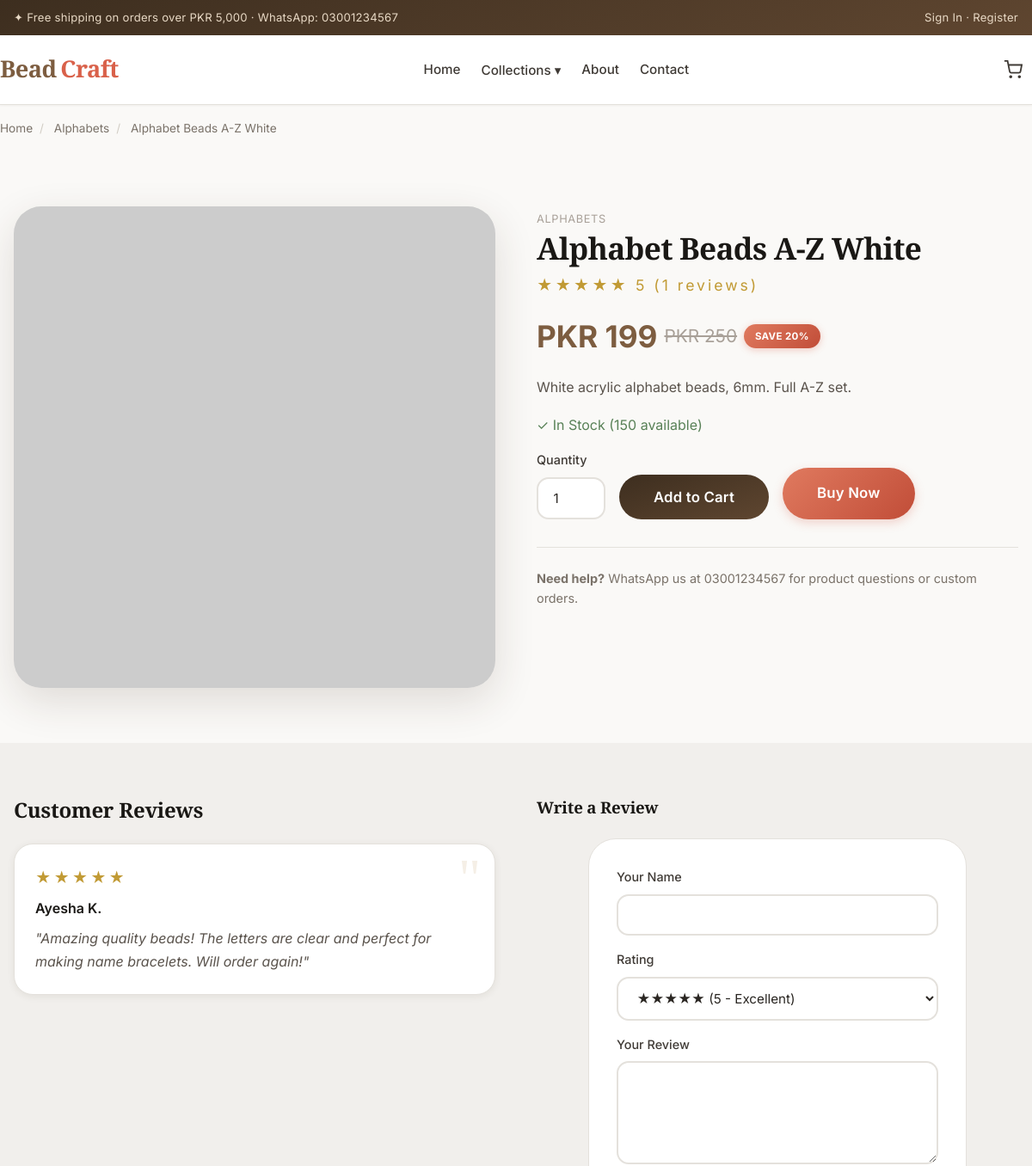
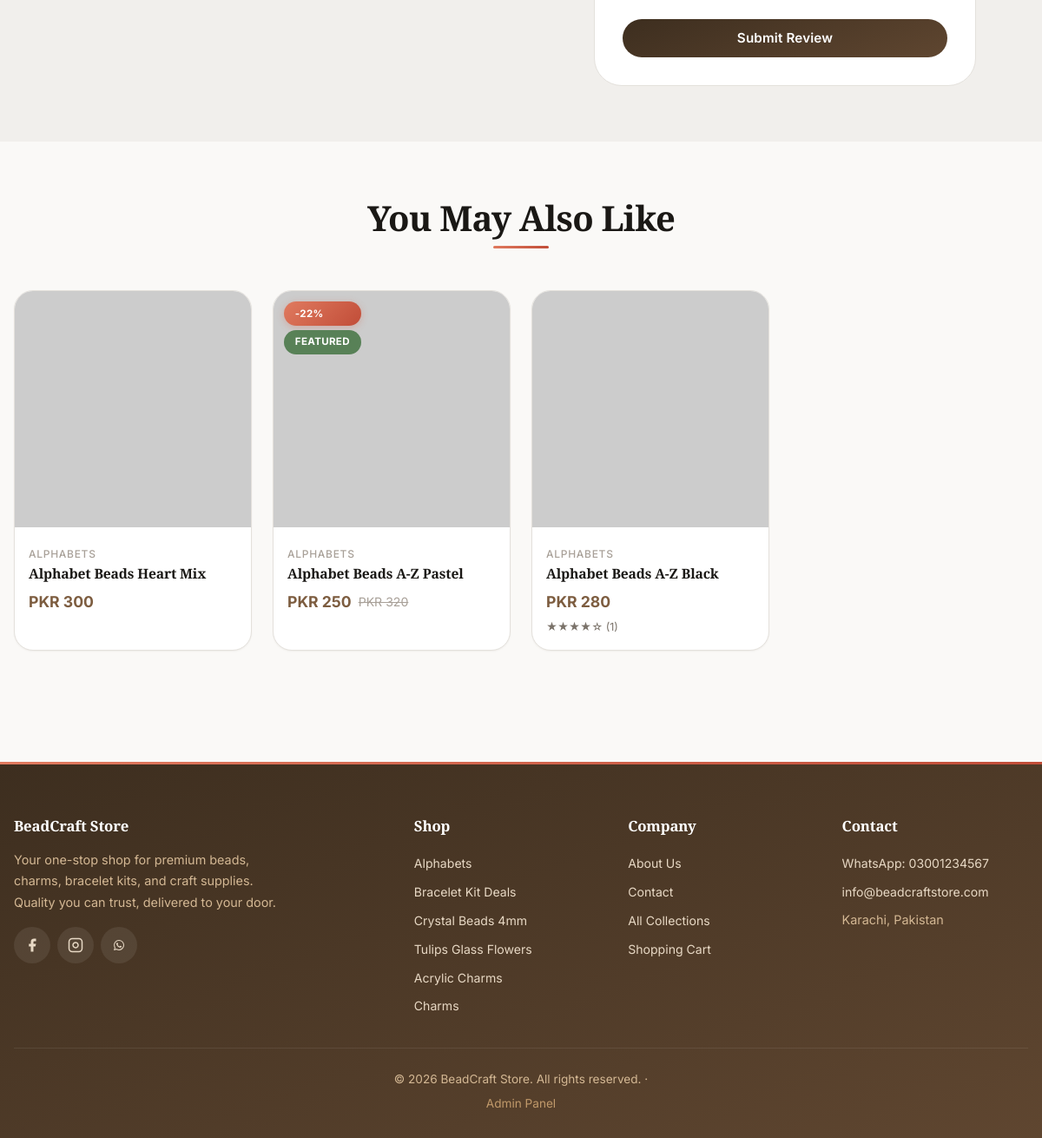
Screenshot of /product.php?slug=alphabet-beads-white with the database file from the repository (2 pictures, top to bottom).
### tables this page shows
CREATE TABLE IF NOT EXISTS categories (
  id          INT AUTO_INCREMENT PRIMARY KEY,
  parent_id   INT NULL,
  name        VARCHAR(150) NOT NULL,
  slug        VARCHAR(150) NOT NULL UNIQUE,
  description TEXT,
  image       VARCHAR(255),
  sort_order  INT DEFAULT 0,
  is_featured TINYINT(1) DEFAULT 0,
  created_at  TIMESTAMP DEFAULT CURRENT_TIMESTAMP,
  FOREIGN KEY (parent_id) REFERENCES categories(id) ON DELETE SET NULL
);

CREATE TABLE IF NOT EXISTS products (
  id          INT AUTO_INCREMENT PRIMARY KEY,
  category_id INT NOT NULL,
  name        VARCHAR(200) NOT NULL,
  slug        VARCHAR(200) NOT NULL UNIQUE,
  description TEXT,
  price       DECIMAL(10,2) NOT NULL,
  sale_price  DECIMAL(10,2) NULL,
  stock       INT DEFAULT 0,
  image       VARCHAR(255),
  gallery     TEXT,             
  is_featured TINYINT(1) DEFAULT 0,
  is_active   TINYINT(1) DEFAULT 1,
  created_at  TIMESTAMP DEFAULT CURRENT_TIMESTAMP,
  FOREIGN KEY (category_id) REFERENCES categories(id) ON DELETE RESTRICT
);

CREATE TABLE IF NOT EXISTS reviews (
  id          INT AUTO_INCREMENT PRIMARY KEY,
  product_id  INT NOT NULL,
  name        VARCHAR(100) NOT NULL,
  rating      TINYINT NOT NULL CHECK (rating BETWEEN 1 AND 5),
  comment     TEXT,
  is_approved TINYINT(1) DEFAULT 0,
  created_at  TIMESTAMP DEFAULT CURRENT_TIMESTAMP,
  FOREIGN KEY (product_id) REFERENCES products(id) ON DELETE CASCADE
);

### config/database.php (called while the page is built, shortened)
<?php
function db() {
    static $pdo = null;
    if ($pdo === null) {
        $dsn = 'mysql:host=' . DB_HOST . ';dbname=' . DB_NAME . ';charset=' . DB_CHARSET;
        try {
            $pdo = new PDO($dsn, DB_USER, DB_PASS, [
                PDO::ATTR_ERRMODE            => PDO::ERRMODE_EXCEPTION,
                PDO::ATTR_DEFAULT_FETCH_MODE => PDO::FETCH_ASSOC,
                PDO::ATTR_EMULATE_PREPARES   => false,
            ]);
        } catch (PDOException $e) {
            die('Database connection failed: ' . $e->getMessage());
        }
    }
    return $pdo;
}

### config/functions.php (called while the page is built, shortened)
<?php
require_once __DIR__ . '/database.php';
function e($value) {
    return htmlspecialchars($value ?? '', ENT_QUOTES, 'UTF-8');
}
function setting($key, $default = '') {
    static $cache = null;
    if ($cache === null) {
        $cache = [];
        $rows = db()->query('SELECT skey, sval FROM settings')->fetchAll();
        foreach ($rows as $row) $cache[$row['skey']] = $row['sval'];
    }
    return $cache[$key] ?? $default;
}
function money($amount) {
    return CURRENCY . ' ' . number_format((float)$amount, 0);
}
function current_price($product) {
    return (!empty($product['sale_price']) && $product['sale_price'] > 0)
        ? $product['sale_price'] : $product['price'];
}
function is_on_sale($product) {
    return !empty($product['sale_price']) && $product['sale_price'] > 0 && $product['sale_price'] < $product['price'];
}
function discount_percent($product) {
    return round((1 - $product['sale_price'] / $product['price']) * 100);
}
function get_categories() {
    return db()->query('SELECT * FROM categories ORDER BY sort_order, name')->fetchAll();
}
function get_product($slug) {
    $stmt = db()->prepare('SELECT * FROM products WHERE slug = ? LIMIT 1');
    $stmt->execute([$slug]);
    return $stmt->fetch();
}
function get_product_reviews($product_id) {
    $stmt = db()->prepare('SELECT * FROM reviews WHERE product_id = ? AND is_approved = 1 ORDER BY created_at DESC');
    $stmt->execute([$product_id]);
    return $stmt->fetchAll();
}
function get_avg_rating($product_id) {
    $stmt = db()->prepare('SELECT AVG(rating) AS avg, COUNT(*) AS cnt FROM reviews WHERE product_id = ? AND is_approved = 1');
    $stmt->execute([$product_id]);
    $row = $stmt->fetch();
    return ['avg' => round($row['avg'] ?? 0, 2), 'count' => (int)($row['cnt'] ?? 0)];
}
function placeholder_image($text = 'BeadCraft', $w = 600, $h = 600) {
    return 'https://placehold.co/' . $w . 'x' . $h . '/f5efe6/b08968?text=' . urlencode($text);
}

### product.php (the view, shortened to what this page needs)
<?php
require_once __DIR__ . '/config/functions.php';
$slug = $_GET['slug'] ?? '';
$product = get_product($slug);
$cat = db()->prepare('SELECT name, slug FROM categories WHERE id = ?');
$cat->execute([$product['category_id']]);
$catInfo = $cat->fetch();
$reviews = get_product_reviews($product['id']);
$rating = get_avg_rating($product['id']);
$related = db()->prepare('SELECT * FROM products WHERE category_id = ? AND id != ? AND is_active = 1 ORDER BY RAND() LIMIT 4');
$related->execute([$product['category_id'], $product['id']]);
$relatedProducts = $related->fetchAll();
include __DIR__ . '/includes/header.php';
?>
<div class="breadcrumb container">
    <a href="index.php">Home</a><span class="sep">/</span>
    <?php if ($catInfo): ?><a href="category.php?slug=<?= e($catInfo['slug']) ?>"><?= e($catInfo['name']) ?></a><span class="sep">/</span><?php endif; ?>
    <span><?= e($product['name']) ?></span>
</div>
<section class="section">
    <div class="container">
        <div class="product-detail-grid">
            <div class="product-detail-img">
                <img src="<?= e($product['image'] ?: placeholder_image($product['name'])) ?>" alt="<?= e($product['name']) ?>">
            </div>
            <div class="product-detail-info">
                <?php if ($catInfo): ?><span class="cat" style="font-size:0.8rem;color:var(--neutral-400);text-transform:uppercase;letter-spacing:0.05em"><?= e($catInfo['name']) ?></span><?php endif; ?>
                <h1><?= e($product['name']) ?></h1>
                <?php if ($rating['count'] > 0): ?>
                    <div class="stars-display"><?= str_repeat('★', (int)round($rating['avg'])) . str_repeat('☆', 5 - (int)round($rating['avg'])) ?> <?= $rating['avg'] ?> (<?= $rating['count'] ?> reviews)</div>
                <?php endif; ?>
                <div class="price-row">
                    <span class="price"><?= money(current_price($product)) ?></span>
                    <?php if (is_on_sale($product)): ?>
                        <span class="old-price"><?= money($product['price']) ?></span>
                        <span class="badge badge-sale">Save <?= discount_percent($product) ?>%</span>
                    <?php endif; ?>
                </div>
                <div class="description">
                    <p><?= nl2br(e($product['description'] ?: 'Premium quality craft supply, perfect for your creative projects.')) ?></p>
                </div>
                <p class="mb-2">
                    <?php if ($product['stock'] > 0): ?>
                        <span class="text-success">✓ In Stock (<?= $product['stock'] ?> available)</span>
                    <?php else: ?>
                        <span class="text-error">✗ Out of Stock</span>
                    <?php endif; ?>
                </p>
                <?php if ($product['stock'] > 0): ?>
                    <form method="post" action="cart-action.php" class="flex gap-2" style="align-items:flex-end;flex-wrap:wrap">
                        <div class="form-group" style="margin-bottom:0">
                            <label>Quantity</label>
                            <input type="number" name="quantity" value="1" min="1" max="<?= (int)$product['stock'] ?>" class="form-control" style="width:80px">
                        </div>
                        <button type="submit" class="btn btn-primary btn-lg">Add to Cart</button>
                        <a href="checkout.php?buy_now=<?= (int)$product['id'] ?>" class="btn btn-accent btn-lg">Buy Now</a>
                    </form>
                <?php endif; ?>
                <div class="mt-4" style="border-top:1px solid var(--neutral-200);padding-top:1.5rem">
                    <p class="text-muted" style="font-size:0.9rem">
                        <strong>Need help?</strong> WhatsApp us at <?= e(setting('whatsapp')) ?> for product questions or custom orders.
                    </p>
                </div>
            </div>
        </div>
    </div>
</section>
<section class="section" style="background:var(--neutral-100)">
    <div class="container">
        <div class="grid grid-2" style="gap:3rem">
            <div>
                <h2 class="mb-3">Customer Reviews</h2>
                <?php if (empty($reviews)): ?>
                    <p class="text-muted">No reviews yet. Be the first to review this product!</p>
                <?php else: ?>
                    <?php foreach ($reviews as $r): ?>
                        <div class="review-card mb-2">
                            <div class="stars"><?= str_repeat('★', $r['rating']) . str_repeat('☆', 5 - $r['rating']) ?></div>
                            <div class="name"><?= e($r['name']) ?></div>
                            <p class="comment">"<?= e($r['comment']) ?>"</p>
                        </div>
                    <?php endforeach; ?>
                <?php endif; ?>
            </div>
            <div>
                <h3 class="mb-3">Write a Review</h3>
                <form method="post" action="review-submit.php" class="form-card" style="box-shadow:none;background:var(--neutral-0)">
                    <div class="form-group">
                        <label>Your Name</label>
                        <input type="text" name="name" class="form-control" required>
                    </div>
                    <div class="form-group">
                        <label>Rating</label>
                        <select name="rating" class="form-control" required>
                            <option value="5">★★★★★ (5 - Excellent)</option>
                        </select>
                    </div>
                    <div class="form-group">
                        <label>Your Review</label>
                        <textarea name="comment" class="form-control" rows="4" required></textarea>
                    </div>
                    <button type="submit" class="btn btn-primary btn-block">Submit Review</button>
                </form>
            </div>
        </div>
    </div>
</section>
<?php if (!empty($relatedProducts)): ?>
<section class="section">
    <div class="container">
        <div class="section-head">
            <h2>You May Also Like</h2>
            <div class="line"></div>
        </div>
        <div class="grid grid-4">
            <?php foreach ($relatedProducts as $p): ?>
                <?php include __DIR__ . '/includes/product-card.php'; ?>
            <?php endforeach; ?>
        </div>
    </div>
</section>
<?php endif; ?>
<?php include __DIR__ . '/includes/footer.php'; ?>

### includes/product-card.php (shortened to what this page needs)
<?php
$rating = get_avg_rating($p['id']);
$cat = db()->prepare('SELECT name, slug FROM categories WHERE id = ?');
$cat->execute([$p['category_id']]);
$catInfo = $cat->fetch();
?>
<div class="product-card">
    <div class="img-wrap">
        <div class="badges">
            <?php if (is_on_sale($p)): ?><span class="badge badge-sale">-<?= discount_percent($p) ?>%</span><?php endif; ?>
            <?php if ($p['is_featured']): ?><span class="badge badge-new">Featured</span><?php endif; ?>
        </div>
        <img src="<?= e($p['image'] ?: placeholder_image($p['name'])) ?>" alt="<?= e($p['name']) ?>">
    </div>
    <div class="product-card-body">
        <?php if ($catInfo): ?><span class="cat"><?= e($catInfo['name']) ?></span><?php endif; ?>
        <h3><a href="product.php?slug=<?= e($p['slug']) ?>" style="color:var(--neutral-900)"><?= e($p['name']) ?></a></h3>
        <div class="price-row">
            <span class="price"><?= money(current_price($p)) ?></span>
            <?php if (is_on_sale($p)): ?><span class="old-price"><?= money($p['price']) ?></span><?php endif; ?>
        </div>
        <?php if ($rating['count'] > 0): ?>
            <div class="stars"><?= str_repeat('★', (int)round($rating['avg'])) . str_repeat('☆', 5 - (int)round($rating['avg'])) ?> (<?= $rating['count'] ?>)</div>
        <?php endif; ?>
    </div>
</div>

### includes/footer.php (shortened to what this page needs)
<?php
$fb = setting('facebook');
$ig = setting('instagram');
$wa  = setting('whatsapp');
$email = setting('email');
$addr  = setting('address');
$cats = get_categories();
?>
</main>
<footer class="footer">
    <div class="container">
        <div class="footer-grid">
            <div>
                <h4>BeadCraft Store</h4>
                <p style="color:var(--primary-300);font-size:0.9rem;line-height:1.7;margin-bottom:1rem;max-width:320px">
                    Your one-stop shop for premium beads, charms, bracelet kits, and craft supplies. Quality you can trust, delivered to your door.
                </p>
                <div class="social-links">
                    <a href="<?= e($fb) ?>" aria-label="Facebook"><svg width="18" height="18" viewBox="0 0 24 24" fill="currentColor"><path d="M18 2h-3a5 5 0 0 0-5 5v3H7v4h3v8h4v-8h3l1-4h-4V7a1 1 0 0 1 1-1h3z"/></svg></a>
                    <a href="<?= e($ig) ?>" aria-label="Instagram"><svg width="18" height="18" viewBox="0 0 24 24" fill="none" stroke="currentColor" stroke-width="2"><rect x="2" y="2" width="20" height="20" rx="5"/><path d="M16 11.37A4 4 0 1 1 12.63 8 4 4 0 0 1 16 11.37z"/><line x1="17.5" y1="6.5" x2="17.51" y2="6.5"/></svg></a>
                    <a href="https://wa.me/<?= e(preg_replace('/\D/', '', $wa)) ?>" aria-label="WhatsApp"></a>
                </div>
            </div>
            <div>
                <h4>Shop</h4>
                <?php foreach (array_slice($cats, 0, 6) as $cat): ?>
                    <a href="category.php?slug=<?= e($cat['slug']) ?>"><?= e($cat['name']) ?></a>
                <?php endforeach; ?>
            </div>
            <div>
                <h4>Company</h4>
                <a href="about.php">About Us</a>
                <a href="contact.php">Contact</a>
                <a href="collections.php">All Collections</a>
                <a href="cart.php">Shopping Cart</a>
            </div>
            <div>
                <h4>Contact</h4>
                <a href="tel:<?= e($wa) ?>">WhatsApp: <?= e($wa) ?></a>
                <a href="mailto:<?= e($email) ?>"><?= e($email) ?></a>
                <span style="color:var(--primary-300);font-size:0.9rem;display:block;padding:0.25rem 0"><?= e($addr) ?></span>
            </div>
        </div>
        <div class="footer-bottom">
            &copy; <?= date('Y') ?> <?= e(SITE_NAME) ?>. All rights reserved. · <a href="admin/login.php" style="color:var(--primary-400);font-size:0.85rem">Admin Panel</a>
        </div>
    </div>
</footer>
</body>
</html>

### rows the page displays
categories: name "Alphabets", name "ALPHABETS"
products: name "Alphabet Beads A-Z White", sale_price "PKR 199", price "PKR 250", discount_percent($product) "20", description "White acrylic alphabet beads, 6mm. Full A-Z set.", stock "150"
reviews: rating "★★★★★", name "Ayesha K.", comment "Amazing quality beads! The letters are clear and perfect for making name bracelets. Will order again!"
products: category.name "ALPHABETS", name "Alphabet Beads Heart Mix", money(current_price($p)) "PKR 300"
products: discount_percent($p) "22", is_featured "FEATURED", category.name "ALPHABETS", name "Alphabet Beads A-Z Pastel", sale_price "PKR 250", price "PKR 320"
products: category.name "ALPHABETS", name "Alphabet Beads A-Z Black", money(current_price($p)) "PKR 280", avg "★★★★", avg "☆", count "1"
categories: name "Bracelet Kit Deals"
categories: name "Crystal Beads 4mm"
categories: name "Tulips Glass Flowers"
categories: name "Acrylic Charms"
categories: name "Charms"

### other values shown
$whatsapp "03001234567"
str_repeat('★', (int)round($rating['avg'])) "★★★★★"
$rating['avg'] "5"
$rating['count'] "1"
setting('whatsapp') "03001234567"
$wa "03001234567"
$email "info@beadcraftstore.com"
$addr "Karachi, Pakistan"
SITE_NAME "BeadCraft Store"
